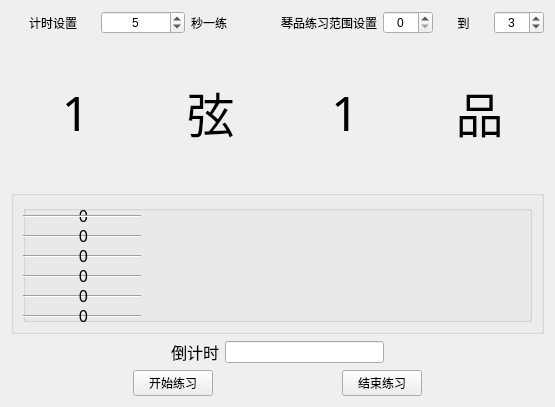
<?xml version="1.0" encoding="UTF-8"?>
<ui version="4.0">
 <class>Trainer</class>
 <widget class="QWidget" name="Trainer">
  <property name="geometry">
   <rect>
    <x>0</x>
    <y>0</y>
    <width>555</width>
    <height>407</height>
   </rect>
  </property>
  <property name="windowTitle">
   <string>Trainer</string>
  </property>
  <layout class="QVBoxLayout" name="verticalLayout_3">
   <item>
    <layout class="QVBoxLayout" name="verticalLayout">
     <item>
      <layout class="QHBoxLayout" name="horizontalLayout_4">
       <item>
        <layout class="QHBoxLayout" name="horizontalLayout">
         <item>
          <widget class="QLabel" name="label_3">
           <property name="text">
            <string>计时设置</string>
           </property>
           <property name="alignment">
            <set>Qt::AlignCenter</set>
           </property>
          </widget>
         </item>
         <item>
          <widget class="QSpinBox" name="time_set_spinbox">
           <property name="alignment">
            <set>Qt::AlignCenter</set>
           </property>
           <property name="value">
            <number>5</number>
           </property>
          </widget>
         </item>
         <item>
          <widget class="QLabel" name="label_4">
           <property name="text">
            <string>秒一练</string>
           </property>
          </widget>
         </item>
        </layout>
       </item>
       <item>
        <layout class="QHBoxLayout" name="horizontalLayout_2">
         <item>
          <widget class="QLabel" name="label_7">
           <property name="text">
            <string>琴品练习范围设置</string>
           </property>
           <property name="alignment">
            <set>Qt::AlignCenter</set>
           </property>
          </widget>
         </item>
         <item>
          <widget class="QSpinBox" name="formLattice_spinBox">
           <property name="alignment">
            <set>Qt::AlignCenter</set>
           </property>
          </widget>
         </item>
         <item>
          <widget class="QLabel" name="label_8">
           <property name="text">
            <string>到</string>
           </property>
           <property name="alignment">
            <set>Qt::AlignCenter</set>
           </property>
          </widget>
         </item>
         <item>
          <widget class="QSpinBox" name="toLattice_spinBox">
           <property name="alignment">
            <set>Qt::AlignCenter</set>
           </property>
           <property name="value">
            <number>3</number>
           </property>
          </widget>
         </item>
        </layout>
       </item>
      </layout>
     </item>
     <item>
      <layout class="QHBoxLayout" name="horizontalLayout_3">
       <item>
        <widget class="QLabel" name="string_label">
         <property name="font">
          <font>
           <family>Agency FB</family>
           <pointsize>36</pointsize>
          </font>
         </property>
         <property name="tabletTracking">
          <bool>false</bool>
         </property>
         <property name="text">
          <string>1</string>
         </property>
         <property name="alignment">
          <set>Qt::AlignCenter</set>
         </property>
        </widget>
       </item>
       <item>
        <widget class="QLabel" name="label">
         <property name="font">
          <font>
           <family>Agency FB</family>
           <pointsize>36</pointsize>
          </font>
         </property>
         <property name="text">
          <string>弦</string>
         </property>
         <property name="alignment">
          <set>Qt::AlignCenter</set>
         </property>
        </widget>
       </item>
       <item>
        <widget class="QLabel" name="lattice_label">
         <property name="font">
          <font>
           <family>Agency FB</family>
           <pointsize>36</pointsize>
          </font>
         </property>
         <property name="text">
          <string>1</string>
         </property>
         <property name="alignment">
          <set>Qt::AlignCenter</set>
         </property>
        </widget>
       </item>
       <item>
        <widget class="QLabel" name="label_2">
         <property name="font">
          <font>
           <family>Agency FB</family>
           <pointsize>36</pointsize>
          </font>
         </property>
         <property name="text">
          <string>品</string>
         </property>
         <property name="alignment">
          <set>Qt::AlignCenter</set>
         </property>
        </widget>
       </item>
      </layout>
     </item>
     <item>
      <widget class="QGroupBox" name="groupBox">
       <property name="acceptDrops">
        <bool>false</bool>
       </property>
       <property name="layoutDirection">
        <enum>Qt::LeftToRight</enum>
       </property>
       <property name="alignment">
        <set>Qt::AlignCenter</set>
       </property>
       <layout class="QVBoxLayout" name="verticalLayout_2">
        <item>
         <widget class="QGroupBox" name="groupBox_2">
          <widget class="Line" name="line_9">
           <property name="geometry">
            <rect>
             <x>0</x>
             <y>70</y>
             <width>118</width>
             <height>3</height>
            </rect>
           </property>
           <property name="orientation">
            <enum>Qt::Horizontal</enum>
           </property>
          </widget>
          <widget class="Line" name="line_6">
           <property name="geometry">
            <rect>
             <x>0</x>
             <y>50</y>
             <width>118</width>
             <height>3</height>
            </rect>
           </property>
           <property name="orientation">
            <enum>Qt::Horizontal</enum>
           </property>
          </widget>
          <widget class="QLabel" name="label_11">
           <property name="geometry">
            <rect>
             <x>40</x>
             <y>0</y>
             <width>41</width>
             <height>21</height>
            </rect>
           </property>
           <property name="font">
            <font>
             <family>Agency FB</family>
             <pointsize>12</pointsize>
            </font>
           </property>
           <property name="text">
            <string>0</string>
           </property>
           <property name="alignment">
            <set>Qt::AlignCenter</set>
           </property>
          </widget>
          <widget class="QLabel" name="label_13">
           <property name="geometry">
            <rect>
             <x>40</x>
             <y>40</y>
             <width>41</width>
             <height>21</height>
            </rect>
           </property>
           <property name="font">
            <font>
             <family>Agency FB</family>
             <pointsize>12</pointsize>
            </font>
           </property>
           <property name="text">
            <string>0</string>
           </property>
           <property name="alignment">
            <set>Qt::AlignCenter</set>
           </property>
          </widget>
          <widget class="Line" name="line_5">
           <property name="geometry">
            <rect>
             <x>0</x>
             <y>30</y>
             <width>118</width>
             <height>3</height>
            </rect>
           </property>
           <property name="orientation">
            <enum>Qt::Horizontal</enum>
           </property>
          </widget>
          <widget class="Line" name="line_8">
           <property name="geometry">
            <rect>
             <x>0</x>
             <y>90</y>
             <width>118</width>
             <height>3</height>
            </rect>
           </property>
           <property name="orientation">
            <enum>Qt::Horizontal</enum>
           </property>
          </widget>
          <widget class="QLabel" name="label_12">
           <property name="geometry">
            <rect>
             <x>40</x>
             <y>20</y>
             <width>41</width>
             <height>21</height>
            </rect>
           </property>
           <property name="font">
            <font>
             <family>Agency FB</family>
             <pointsize>12</pointsize>
            </font>
           </property>
           <property name="text">
            <string>0</string>
           </property>
           <property name="alignment">
            <set>Qt::AlignCenter</set>
           </property>
          </widget>
          <widget class="Line" name="line_4">
           <property name="geometry">
            <rect>
             <x>0</x>
             <y>10</y>
             <width>118</width>
             <height>3</height>
            </rect>
           </property>
           <property name="styleSheet">
            <string notr="true"/>
           </property>
           <property name="orientation">
            <enum>Qt::Horizontal</enum>
           </property>
          </widget>
          <widget class="Line" name="line_7">
           <property name="geometry">
            <rect>
             <x>0</x>
             <y>110</y>
             <width>118</width>
             <height>3</height>
            </rect>
           </property>
           <property name="orientation">
            <enum>Qt::Horizontal</enum>
           </property>
          </widget>
          <widget class="QLabel" name="label_16">
           <property name="geometry">
            <rect>
             <x>40</x>
             <y>80</y>
             <width>41</width>
             <height>21</height>
            </rect>
           </property>
           <property name="font">
            <font>
             <family>Agency FB</family>
             <pointsize>12</pointsize>
            </font>
           </property>
           <property name="text">
            <string>0</string>
           </property>
           <property name="alignment">
            <set>Qt::AlignCenter</set>
           </property>
          </widget>
          <widget class="QLabel" name="label_14">
           <property name="geometry">
            <rect>
             <x>40</x>
             <y>60</y>
             <width>41</width>
             <height>21</height>
            </rect>
           </property>
           <property name="font">
            <font>
             <family>Agency FB</family>
             <pointsize>12</pointsize>
            </font>
           </property>
           <property name="text">
            <string>0</string>
           </property>
           <property name="alignment">
            <set>Qt::AlignCenter</set>
           </property>
          </widget>
          <widget class="QLabel" name="label_15">
           <property name="geometry">
            <rect>
             <x>40</x>
             <y>100</y>
             <width>41</width>
             <height>21</height>
            </rect>
           </property>
           <property name="font">
            <font>
             <family>Agency FB</family>
             <pointsize>12</pointsize>
            </font>
           </property>
           <property name="text">
            <string>0</string>
           </property>
           <property name="alignment">
            <set>Qt::AlignCenter</set>
           </property>
          </widget>
         </widget>
        </item>
       </layout>
      </widget>
     </item>
     <item>
      <layout class="QHBoxLayout" name="horizontalLayout_5">
       <item>
        <spacer name="horizontalSpacer_4">
         <property name="orientation">
          <enum>Qt::Horizontal</enum>
         </property>
         <property name="sizeHint" stdset="0">
          <size>
           <width>40</width>
           <height>20</height>
          </size>
         </property>
        </spacer>
       </item>
       <item>
        <widget class="QLabel" name="label_5">
         <property name="font">
          <font>
           <family>Agency FB</family>
           <pointsize>12</pointsize>
          </font>
         </property>
         <property name="text">
          <string>倒计时</string>
         </property>
         <property name="alignment">
          <set>Qt::AlignCenter</set>
         </property>
        </widget>
       </item>
       <item>
        <widget class="QLineEdit" name="timeNum_lineEdit">
         <property name="text">
          <string/>
         </property>
         <property name="alignment">
          <set>Qt::AlignCenter</set>
         </property>
        </widget>
       </item>
       <item>
        <spacer name="horizontalSpacer_5">
         <property name="orientation">
          <enum>Qt::Horizontal</enum>
         </property>
         <property name="sizeHint" stdset="0">
          <size>
           <width>40</width>
           <height>20</height>
          </size>
         </property>
        </spacer>
       </item>
      </layout>
     </item>
     <item>
      <layout class="QHBoxLayout" name="horizontalLayout_6">
       <item>
        <spacer name="horizontalSpacer_2">
         <property name="orientation">
          <enum>Qt::Horizontal</enum>
         </property>
         <property name="sizeHint" stdset="0">
          <size>
           <width>40</width>
           <height>20</height>
          </size>
         </property>
        </spacer>
       </item>
       <item>
        <widget class="QPushButton" name="startTrainBtn">
         <property name="text">
          <string>开始练习</string>
         </property>
        </widget>
       </item>
       <item>
        <spacer name="horizontalSpacer">
         <property name="orientation">
          <enum>Qt::Horizontal</enum>
         </property>
         <property name="sizeHint" stdset="0">
          <size>
           <width>40</width>
           <height>20</height>
          </size>
         </property>
        </spacer>
       </item>
       <item>
        <widget class="QPushButton" name="endTrainBtn">
         <property name="text">
          <string>结束练习</string>
         </property>
        </widget>
       </item>
       <item>
        <spacer name="horizontalSpacer_3">
         <property name="orientation">
          <enum>Qt::Horizontal</enum>
         </property>
         <property name="sizeHint" stdset="0">
          <size>
           <width>40</width>
           <height>20</height>
          </size>
         </property>
        </spacer>
       </item>
      </layout>
     </item>
    </layout>
   </item>
  </layout>
 </widget>
 <resources/>
 <connections/>
</ui>
